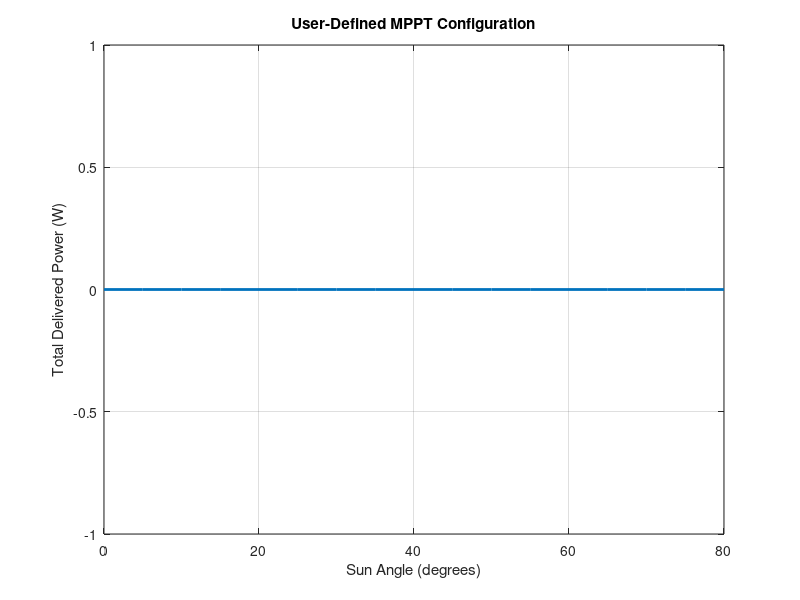

Recreate this plot in MATLAB.
function evaluate_user_configuration()

clc; clear; close all;

% Get user input to define configuration
% Each cell entry = one string (panels in series)
% Input must be entered in in this format: [1 2 3]; [4 5]; [6 7]; [8]; [9 10 11]

%%Hardcoded line gone: config = { [1 2 3], [4 5], [6 7], [8], [9 10 11] };
userInput = input('Enter panel groupings (e.g. [1 2 3]; [4 5]; [6]): ', 's');

% Convert string into cell array
groups = strsplit(userInput, ';');
config = cell(1, length(groups));

for i = 1:length(groups)
    config{i} = str2num(groups{i}); 
end

%%Define system settings (sun angles)
panelTilt = [15 15 15 5 5 0 0 20 20 20 20]; % degrees, arbitrary values right now

sunAngles = 0:5:80;
Sun.Gbeam = 1000;

%%Factor in the tilt of the panels

%%Maxeon solar cell data
pvCell.Voc  = 0.730;
pvCell.Isc  = 6.18;
pvCell.Vmpp = 0.632;
pvCell.Impp = 5.89;

%%Cell counts per panel: Each panel corresponds to a certain one on the
%%aeroshell
panelCellCounts = [36 36 36 20 20 26 26 46 46 30 30];

%%PowerMR MPPT limits (from the datasheet)
Vmin_MPPT = 15;
Vmax_MPPT = 60;

%Initialize a matrix to store the power values of individual array
%groupings
stringPowerMatrix = zeros(length(config), length(sunAngles));

%%Sweeping sun angles

totalPower = zeros(size(sunAngles));

for a = 1:length(sunAngles)
    
    Sun.theta = sunAngles(a);

    systemPower = 0;
    
    for s = 1:length(config)
        
        stringPanels = config{s};
        
        %%Compute string Vmpp
        Vmpp_est = 0;
        for p = stringPanels
            Vmpp_est = Vmpp_est + panelCellCounts(p) * pvCell.Vmpp;
        end
        
        %%Check MPPT voltage window
        if Vmpp_est < Vmin_MPPT || Vmpp_est > Vmax_MPPT
            continue
        end
        
        %%Estimate raw string power
        Praw = 0;
        for p = stringPanels
            Ncells = panelCellCounts(p);
            theta_inc = Sun.theta - panelTilt(p);
            %%Each panel contributes different irradiance based on its
            %%angle from horizontal, calculate angles
            thetaFactor = max(0, cosd(theta_inc));
            Praw = Praw + Ncells * pvCell.Vmpp * pvCell.Impp * thetaFactor;
        end
        
        %%Apply MPPT power caps
        if Vmpp_est < 25
            Pstring = min(Praw,150);
        elseif Vmpp_est < 48
            Pstring = min(Praw,250);
        else
            Pstring = min(Praw,400);
        end
        
        %%Add Pstring to the matrix
        stringPowerMatrix(s,a) = Pstring;
        systemPower = systemPower + Pstring;
        
    end
    
    totalPower(a) = systemPower;
    
end

%%Plot our results

figure;
plot(sunAngles, totalPower, 'LineWidth',2);
xlabel('Sun Angle (degrees)');
ylabel('Total Delivered Power (W)');
title('User-Defined MPPT Configuration');
grid on;

%%Print our peak power based on sun angle

[maxPower, idx] = max(totalPower);
fprintf('\nMaximum delivered power = %.2f W at %d° sun angle\n', ...
        maxPower, sunAngles(idx));

%%Print power from each individual string
fprintf('\n--- Per-String Peak Power ---\n');

for s = 1:length(config)
    [maxStrPower, idxStr] = max(stringPowerMatrix(s,:));
    fprintf('String %d (Panels %s): %.2f W at %d°\n', ...
        s, mat2str(config{s}), maxStrPower, sunAngles(idxStr));
end

end
